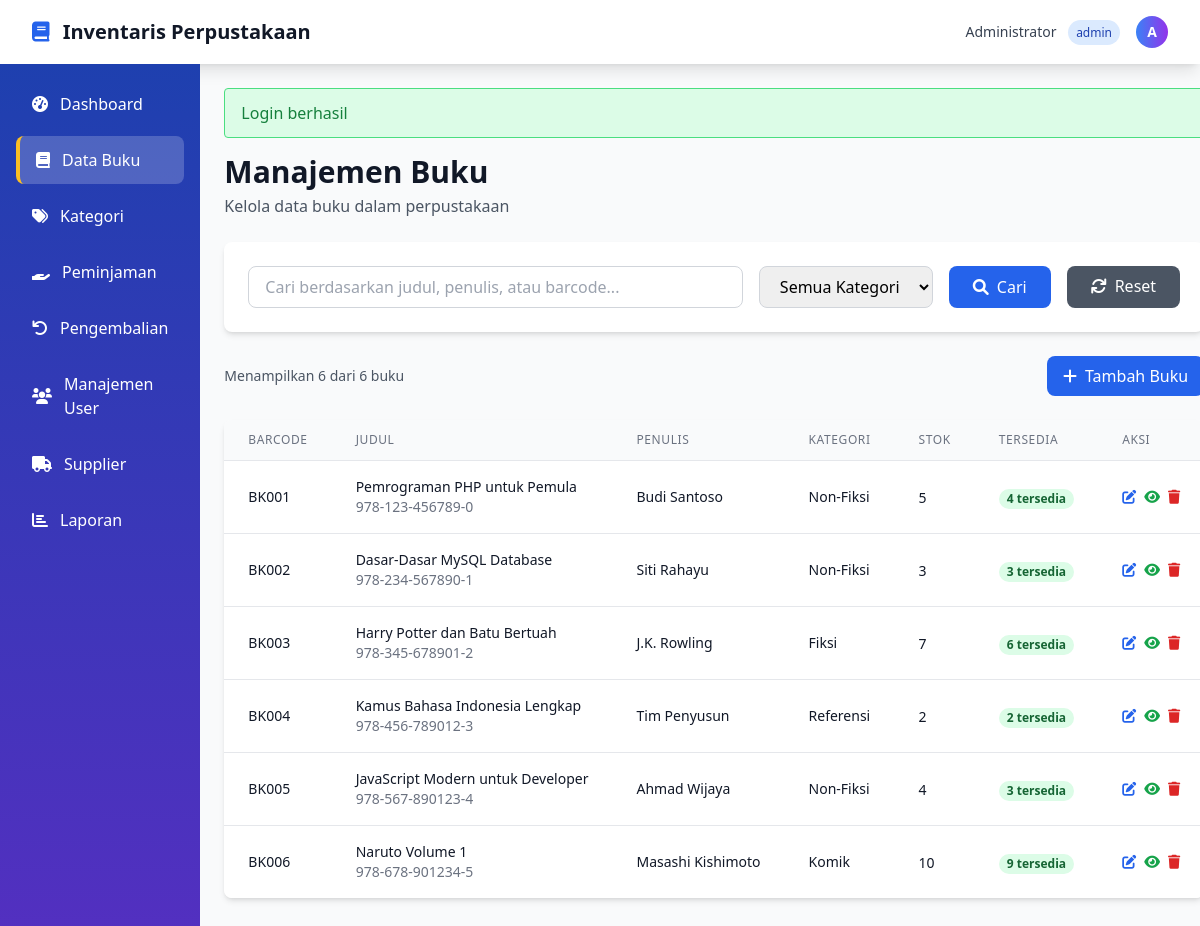
Page /items.php (signed in) on the committed database.
### tables this page shows
CREATE TABLE items (
    id INT PRIMARY KEY AUTO_INCREMENT,
    barcode VARCHAR(50) UNIQUE,
    title VARCHAR(200) NOT NULL,
    author VARCHAR(100),
    category_id INT,
    supplier_id INT,
    isbn VARCHAR(20),
    description TEXT,
    quantity_total INT NOT NULL DEFAULT 1,
    quantity_available INT NOT NULL DEFAULT 1,
    location VARCHAR(50),
    item_condition ENUM('baru','baik','rusak_ringan','rusak_berat') DEFAULT 'baik',
    purchase_date DATE,
    purchase_price DECIMAL(10,2),
    cover_image VARCHAR(255),
    is_active BOOLEAN DEFAULT TRUE,
    created_at TIMESTAMP DEFAULT CURRENT_TIMESTAMP,
    updated_at TIMESTAMP DEFAULT CURRENT_TIMESTAMP ON UPDATE CURRENT_TIMESTAMP,
    FOREIGN KEY (category_id) REFERENCES categories(id) ON DELETE SET NULL,
    FOREIGN KEY (supplier_id) REFERENCES suppliers(id) ON DELETE SET NULL
);

CREATE TABLE categories (
    id INT PRIMARY KEY AUTO_INCREMENT,
    name VARCHAR(100) NOT NULL,
    description TEXT,
    created_at TIMESTAMP DEFAULT CURRENT_TIMESTAMP,
    updated_at TIMESTAMP DEFAULT CURRENT_TIMESTAMP ON UPDATE CURRENT_TIMESTAMP
);

### items.php (the view, shortened to what this page needs)
<?php
require_once 'includes/header.php';
require_once 'includes/functions.php';
$database = new Database();
$db = $database->getConnection();
$action = $_GET['action'] ?? 'list';
$page = isset($_GET['page']) ? (int)$_GET['page'] : 1;
$search = $_GET['search'] ?? '';
$items_per_page = defined('ITEMS_PER_PAGE') ? ITEMS_PER_PAGE : 10;
$where_conditions = ["i.is_active = 1"];
$params = [];
$where_clause = implode(" AND ", $where_conditions);
try {
    $count_query = "SELECT COUNT(*) as total FROM items i WHERE $where_clause";
    $count_stmt = $db->prepare($count_query);
    $count_stmt->execute($params);
    $total_items = $count_stmt->fetch()['total'];
    $pagination = get_pagination($total_items, $page, $items_per_page);
    $query = "SELECT i.*, c.name as category_name, s.name as supplier_name
              FROM items i
              LEFT JOIN categories c ON i.category_id = c.id
              LEFT JOIN suppliers s ON i.supplier_id = s.id
              WHERE $where_clause
              ORDER BY i.created_at DESC
              LIMIT ? OFFSET ?";
    $stmt = $db->prepare($query);
    $limit_params = array_merge($params, [$items_per_page, $pagination['offset']]);
    $stmt->execute($limit_params);
    $items = $stmt->fetchAll();
} catch (PDOException $e) {
    $items = [];
    $total_items = 0;
    $pagination = ['total_pages' => 1, 'offset' => 0];
}
?>
<div class="mb-6">
    <h1 class="text-3xl font-bold text-gray-900">Manajemen Buku</h1>
    <p class="text-gray-600 mt-1">Kelola data buku dalam perpustakaan</p>
</div>
<?php if ($action === 'list'): ?>
<div class="bg-white rounded-lg shadow-md p-6 mb-6">
    <form method="GET" class="flex flex-wrap gap-4">
        <div class="flex-1 min-w-48">
            <input type="text"
                   name="search"
                   placeholder="Cari berdasarkan judul, penulis, atau barcode..."
                   value="<?php echo htmlspecialchars($search); ?>"
                   class="w-full px-4 py-2 border border-gray-300 rounded-lg focus:ring-2 focus:ring-blue-500 focus:border-transparent">
        </div>
        <div class="min-w-32">
            <select name="category" class="w-full px-4 py-2 border border-gray-300 rounded-lg focus:ring-2 focus:ring-blue-500 focus:border-transparent">
                <option value="">Semua Kategori</option>
            </select>
        </div>
        <button type="submit" class="px-6 py-2 bg-blue-600 text-white rounded-lg hover:bg-blue-700 transition-colors">
            <i class="fas fa-search mr-2"></i>Cari
        </button>
        <a href="items.php" class="px-6 py-2 bg-gray-600 text-white rounded-lg hover:bg-gray-700 transition-colors">
            <i class="fas fa-refresh mr-2"></i>Reset
        </a>
    </form>
</div>
<div class="flex justify-between items-center mb-6">
    <div class="text-sm text-gray-600">
        Menampilkan <?php echo count($items); ?> dari <?php echo number_format($total_items); ?> buku
    </div>
    <a href="items.php?action=add" class="px-4 py-2 bg-blue-600 text-white rounded-lg hover:bg-blue-700 transition-colors">
        <i class="fas fa-plus mr-2"></i>Tambah Buku
    </a>
</div>
<div class="bg-white rounded-lg shadow-md overflow-hidden">
    <div class="overflow-x-auto">
        <table class="min-w-full divide-y divide-gray-200">
            <thead class="bg-gray-50">
                <tr>
                    <th class="px-6 py-3 text-left text-xs font-medium text-gray-500 uppercase tracking-wider">Barcode</th>
                    <th class="px-6 py-3 text-left text-xs font-medium text-gray-500 uppercase tracking-wider">Judul</th>
                    <th class="px-6 py-3 text-left text-xs font-medium text-gray-500 uppercase tracking-wider">Penulis</th>
                    <th class="px-6 py-3 text-left text-xs font-medium text-gray-500 uppercase tracking-wider">Kategori</th>
                    <th class="px-6 py-3 text-left text-xs font-medium text-gray-500 uppercase tracking-wider">Stok</th>
                    <th class="px-6 py-3 text-left text-xs font-medium text-gray-500 uppercase tracking-wider">Tersedia</th>
                    <th class="px-6 py-3 text-left text-xs font-medium text-gray-500 uppercase tracking-wider">Aksi</th>
                </tr>
            </thead>
            <tbody class="bg-white divide-y divide-gray-200">
                <?php if (empty($items)): ?>
                <tr>
                    <td colspan="7" class="px-6 py-4 text-center text-sm text-gray-500">
                        Tidak ada data buku
                    </td>
                </tr>
                <?php else: ?>
                <?php foreach ($items as $item): ?>
                <tr class="hover:bg-gray-50">
                    <td class="px-6 py-4 whitespace-nowrap text-sm font-medium text-gray-900">
                        <?php echo htmlspecialchars($item['barcode']); ?>
                    </td>
                    <td class="px-6 py-4 whitespace-nowrap">
                        <div class="text-sm font-medium text-gray-900"><?php echo htmlspecialchars($item['title']); ?></div>
                        <?php if (!empty($item['isbn'])): ?>
                        <div class="text-sm text-gray-500"><?php echo htmlspecialchars($item['isbn']); ?></div>
                        <?php endif; ?>
                    </td>
                    <td class="px-6 py-4 whitespace-nowrap text-sm text-gray-900">
                        <?php echo htmlspecialchars($item['author']); ?>
                    </td>
                    <td class="px-6 py-4 whitespace-nowrap text-sm text-gray-900">
                        <?php echo htmlspecialchars($item['category_name'] ?? '-'); ?>
                    </td>
                    <td class="px-6 py-4 whitespace-nowrap">
                        <span class="text-sm font-medium text-gray-900"><?php echo $item['quantity_total']; ?></span>
                    </td>
                    <td class="px-6 py-4 whitespace-nowrap">
                        <span class="px-2 inline-flex text-xs leading-5 font-semibold rounded-full
                              <?php echo $item['quantity_available'] > 0 ? 'bg-green-100 text-green-800' : 'bg-red-100 text-red-800'; ?>">
                            <?php echo $item['quantity_available']; ?> tersedia
                        </span>
                    </td>
                    <td class="px-6 py-4 whitespace-nowrap text-sm font-medium">
                        <div class="flex space-x-2">
                            <a href="items.php?action=edit&id=<?php echo $item['id']; ?>"
                               class="text-blue-600 hover:text-blue-900" title="Edit">
                                <i class="fas fa-edit"></i>
                            </a>
                            <a href="items.php?action=view&id=<?php echo $item['id']; ?>"
                               class="text-green-600 hover:text-green-900" title="View">
                                <i class="fas fa-eye"></i>
                            </a>
                            <form method="POST" style="display: inline;" onsubmit="return confirm('Apakah Anda yakin ingin menghapus buku ini?')">
                                <button type="submit" name="delete_book" class="text-red-600 hover:text-red-900" title="Delete">
                                    <i class="fas fa-trash"></i>
                                </button>
                            </form>
                        </div>
                    </td>
                </tr>
                <?php endforeach; ?>
                <?php endif; ?>
            </tbody>
        </table>
    </div>
</div>
<?php endif; ?>
<?php include 'includes/footer.php'; ?>

### rows in the picture
items: barcode "BK001", title "Pemrograman PHP untuk Pemula", isbn "978-123-456789-0", author "Budi Santoso", category.name "Non-Fiksi", quantity_total "5", quantity_available "4"
items: barcode "BK002", title "Dasar-Dasar MySQL Database", isbn "978-234-567890-1", author "Siti Rahayu", category.name "Non-Fiksi", quantity_total "3", quantity_available "3"
items: barcode "BK003", title "Harry Potter dan Batu Bertuah", isbn "978-345-678901-2", author "J.K. Rowling", category.name "Fiksi", quantity_total "7", quantity_available "6"
items: barcode "BK004", title "Kamus Bahasa Indonesia Lengkap", isbn "978-456-789012-3", author "Tim Penyusun", category.name "Referensi", quantity_total "2", quantity_available "2"
items: barcode "BK005", title "JavaScript Modern untuk Developer", isbn "978-567-890123-4", author "Ahmad Wijaya", category.name "Non-Fiksi", quantity_total "4", quantity_available "3"
items: barcode "BK006", title "Naruto Volume 1", isbn "978-678-901234-5", author "Masashi Kishimoto", category.name "Komik", quantity_total "10", quantity_available "9"

### other values in the picture
APP_NAME "Inventaris Perpustakaan"
$_SESSION['full_name'] "Administrator"
$_SESSION['user_role'] "admin"
substr($_SESSION['full_name'], 0, 1) "A"
$message['message'] "Login berhasil"
count($items) "6"
$total_items "6"
